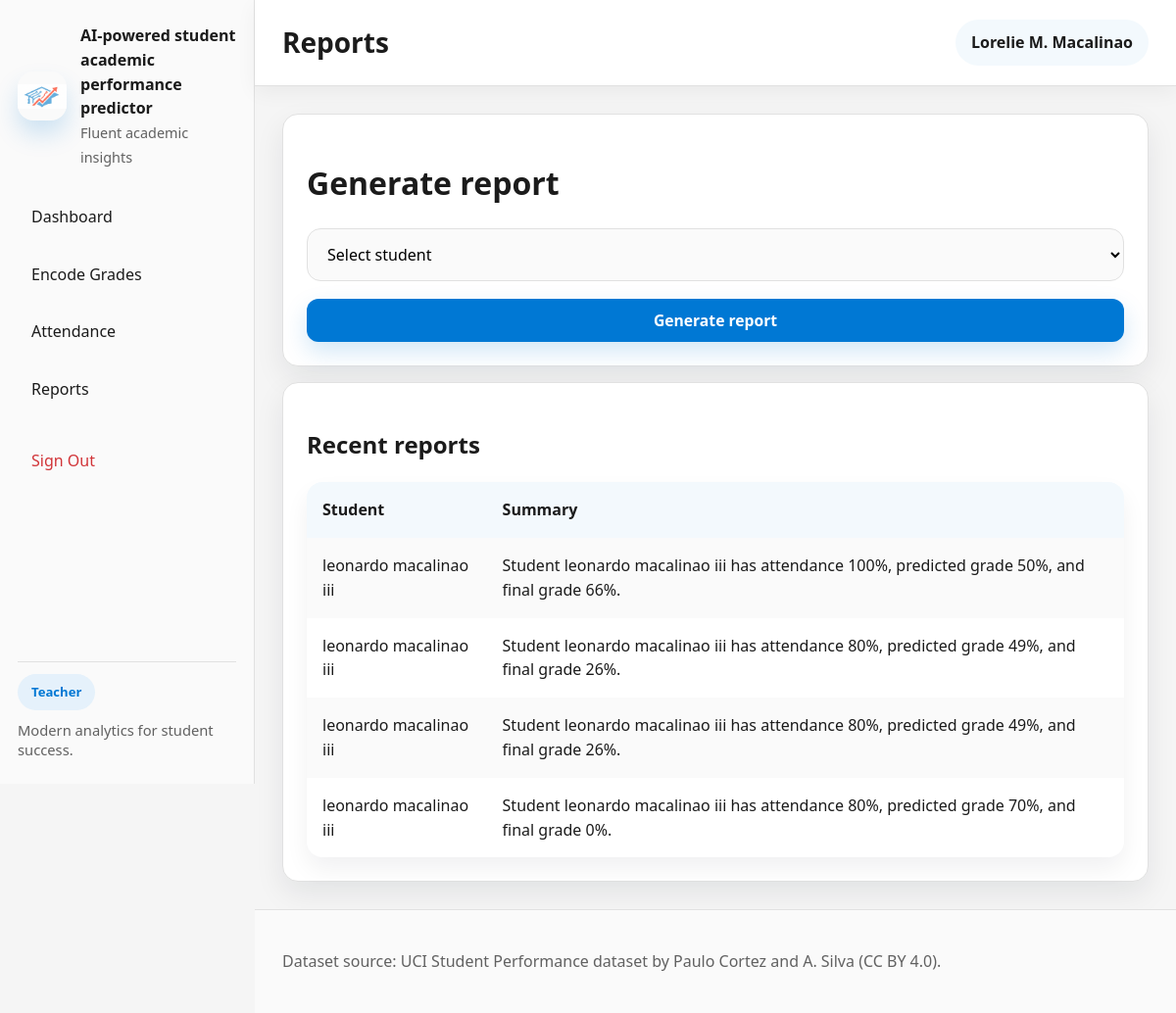
Screenshot of /teacher/reports.php (signed in) with the database file from the repository.
### tables this page shows
CREATE TABLE `reports` (
  `id` int(11) NOT NULL,
  `student_id` int(11) NOT NULL,
  `generated_by` int(11) NOT NULL,
  `summary` text NOT NULL,
  `created_at` timestamp NOT NULL DEFAULT current_timestamp()
);

CREATE TABLE `users` (
  `id` int(11) NOT NULL,
  `username` varchar(50) NOT NULL,
  `password_hash` varchar(255) NOT NULL,
  `role` enum('admin','teacher','student') NOT NULL,
  `full_name` varchar(100) NOT NULL,
  `email` varchar(100) NOT NULL,
  `created_at` timestamp NOT NULL DEFAULT current_timestamp(),
  `is_email_verified` tinyint(1) DEFAULT 0,
  `verification_code` varchar(10) DEFAULT NULL,
  `verification_expires_at` datetime DEFAULT NULL
);

### teacher/reports.php (the view, shortened to what this page needs)
<?php
require_once __DIR__ . '/../includes/header.php';
$connection = get_db_connection();
$reports = $connection->query('SELECT r.*, u.full_name FROM reports r JOIN students s ON s.id = r.student_id JOIN users u ON u.id = s.user_id ORDER BY r.created_at DESC LIMIT 10');
?>
<div class="card">
    <h1>Generate report</h1>
    <form method="post">
        <select name="student_id" required>
            <option value="">Select student</option>
        </select>
        <button class="btn" type="submit">Generate report</button>
    </form>
</div>
<div class="card" style="margin-top:16px;">
    <h2>Recent reports</h2>
    <table>
        <tr><th>Student</th><th>Summary</th></tr>
        <?php while ($row = $reports->fetch_assoc()): ?>
            <tr><td><?php echo htmlspecialchars($row['full_name']); ?></td><td><?php echo htmlspecialchars($row['summary']); ?></td></tr>
        <?php endwhile; ?>
    </table>
</div>
<?php require_once __DIR__ . '/../includes/footer.php'; ?>

### assets/styles.css (style rules this page uses)
:root { color-scheme: light; font-family: 'Segoe UI Variable', 'Segoe UI', Inter, Arial, sans-serif; font-size: 16px; line-height: 1.55; color: #1B1B1B; background: #F5F5F5; }
* { box-sizing: border-box; }
html { scroll-behavior: smooth; }
body { margin: 0; min-height: 100vh; background: #F5F5F5; }
button, input, select, textarea { font: inherit; }
.icon-btn, .btn { border: none; cursor: pointer; border-radius: 12px; transition: transform 220ms ease, box-shadow 220ms ease, background-color 220ms ease; }
.card { background: #FFFFFF; border-radius: 16px; padding: 24px; border: 1px solid #E1E1E1; box-shadow: 0 12px 30px rgba(16, 24, 40, 0.08); }
.btn { display: inline-flex; align-items: center; justify-content: center; min-height: 44px; padding: 0 18px; font-size: 0.98rem; font-weight: 600; color: #FFFFFF; background: #0078D4; box-shadow: 0 10px 24px rgba(0, 120, 212, 0.18); text-decoration: none; }
form { display: grid; gap: 18px; }
input, select, textarea { width: 100%; padding: 14px 16px; border: 1px solid #E1E1E1; border-radius: 14px; background: #FAFAFA; transition: border-color 220ms ease, box-shadow 220ms ease, background-color 220ms ease; }
table { width: 100%; border-collapse: separate; border-spacing: 0; background: #FFFFFF; border-radius: 16px; overflow: hidden; box-shadow: 0 12px 24px rgba(16, 24, 40, 0.06); }
th, td { padding: 16px; text-align: left; }
th { position: sticky; top: 0; background: #F3F9FD; color: #1B1B1B; font-weight: 700; }
tbody tr { transition: background-color 220ms ease; }
tbody tr:nth-child(even) { background: #FAFAFA; }

### rows the page displays
reports: users.full_name "leonardo macalinao iii", summary "Student leonardo macalinao iii has attendance 100%, predicted grade 50%, and final grade 66%."
reports: users.full_name "leonardo macalinao iii", summary "Student leonardo macalinao iii has attendance 80%, predicted grade 49%, and final grade 26%."
reports: users.full_name "leonardo macalinao iii", summary "Student leonardo macalinao iii has attendance 80%, predicted grade 49%, and final grade 26%."
reports: users.full_name "leonardo macalinao iii", summary "Student leonardo macalinao iii has attendance 80%, predicted grade 70%, and final grade 0%."

### other values shown
$user['role'] "Teacher"
$pageTitle "Reports"
$user['full_name'] "Lorelie M. Macalinao"
